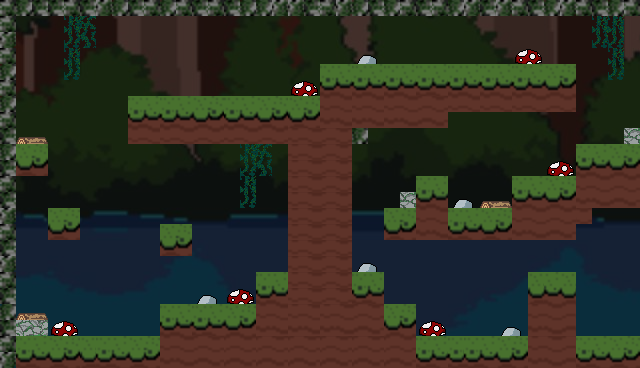

This game map was drawn from its Tiled (.tmx) file and the tilesets committed beside it. A one-line description and the trimmed map source follow:
An orthogonal 40x23 tile map with 16x16 px tiles, 3 tile layers (BG, Objects, Tile Layer 1), 8 tilesets and 33 objects (10x Cheese, Checkpoint, Player).

<map version="1.10" tiledversion="1.11.0" orientation="orthogonal" renderorder="right-down" width="40" height="23" tilewidth="16" tileheight="16" infinite="0" nextlayerid="7" nextobjectid="46">
 <tileset firstgid="1" source="../images/Background/River.tsx" />
 <tileset firstgid="8041" source="Bob the Rodent.tsx" />
 <tileset firstgid="8283" source="../images/Objects/River/SmoothRock.tsx" />
 <tileset firstgid="8287" source="../images/Objects/River/Barrel.tsx" />
 <tileset firstgid="8291" source="../images/Objects/Forest/MossyRock.tsx" />
 <tileset firstgid="8295" source="../images/Objects/Forest/MRed.tsx" />
 <tileset firstgid="8299" source="../images/Objects/Forest/Logs.tsx" />
 <tileset firstgid="8303" source="../images/Objects/Forest/Vines.tsx" />
 <layer id="4" name="BG" width="40" height="23" opacity="0.33">
  <data>[920 cells, 920 non-empty, 920 distinct tile ids]</data>
 </layer>
 <layer id="3" name="Objects" width="40" height="23">
  <data>[920 cells, 32 non-empty, 9 distinct tile ids]</data>
 </layer>
 <layer id="1" name="Tile Layer 1" width="40" height="23">
  <data>[920 cells, 410 non-empty, 24 distinct tile ids]</data>
 </layer>
 <objectgroup id="5" name="Collisions">
  <object id="1" x="0" y="0" width="640" height="16" />
  <object id="2" x="0" y="16" width="16" height="352" />
  <object id="4" x="624" y="16" width="16" height="352" />
  <object id="5" x="528" y="272" width="48" height="64" />
  <object id="8" x="16" y="336" width="608" height="32" />
  <object id="10" x="160" y="304" width="256" height="32" />
  <object id="11" x="256" y="272" width="128" height="32" />
  <object id="12" x="576" y="144" width="48" height="64" />
  <object id="13" x="512" y="176" width="80" height="48" />
  <object id="14" x="384" y="208" width="192" height="32" />
  <object id="15" x="416" y="176" width="32" height="32" />
  <object id="16" x="288" y="96" width="64" height="176" />
  <object id="17" x="128" y="96" width="160" height="48" />
  <object id="18" x="320" y="64" width="256" height="48" />
  <object id="19" x="352" y="112" width="96" height="16" />
  <object id="20" x="160" y="224" width="32" height="32" />
  <object id="21" x="48" y="208" width="32" height="32" />
  <object id="22" x="16" y="144" width="32" height="32" />
  <object id="36" x="400" y="192" width="16" height="16" />
  <object id="37" x="16" y="320" width="32" height="16" />
  <object id="45" x="352" y="128" width="16" height="16" />
 </objectgroup>
 <objectgroup id="6" name="Spawnpoints">
  <object id="24" name="Cheese" type="Cheese" x="224" y="208" width="64" height="64" />
  <object id="25" name="Cheese" type="Cheese" x="144" y="160" width="64" height="64" />
  <object id="26" name="Cheese" type="Cheese" x="32" y="144" width="64" height="64" />
  <object id="27" name="Cheese" type="Cheese" x="144" y="32" width="64" height="64" />
  <object id="28" name="Cheese" type="Cheese" x="224" y="32" width="64" height="64" />
  <object id="29" name="Cheese" type="Cheese" x="368" y="0" width="64" height="64" />
  <object id="30" name="Cheese" type="Cheese" x="464" y="0" width="64" height="64" />
  <object id="31" name="Cheese" type="Cheese" x="576" y="80" width="64" height="64" />
  <object id="33" name="Cheese" type="Cheese" x="448" y="144" width="64" height="64" />
  <object id="34" name="Cheese" type="Cheese" x="432" y="272" width="64" height="64" />
  <object id="35" name="Checkpoint" type="Checkpoint" x="576" y="288" width="48" height="48" />
  <object id="44" name="Player" type="Player" x="80" y="256" width="32" height="32" />
 </objectgroup>
</map>
